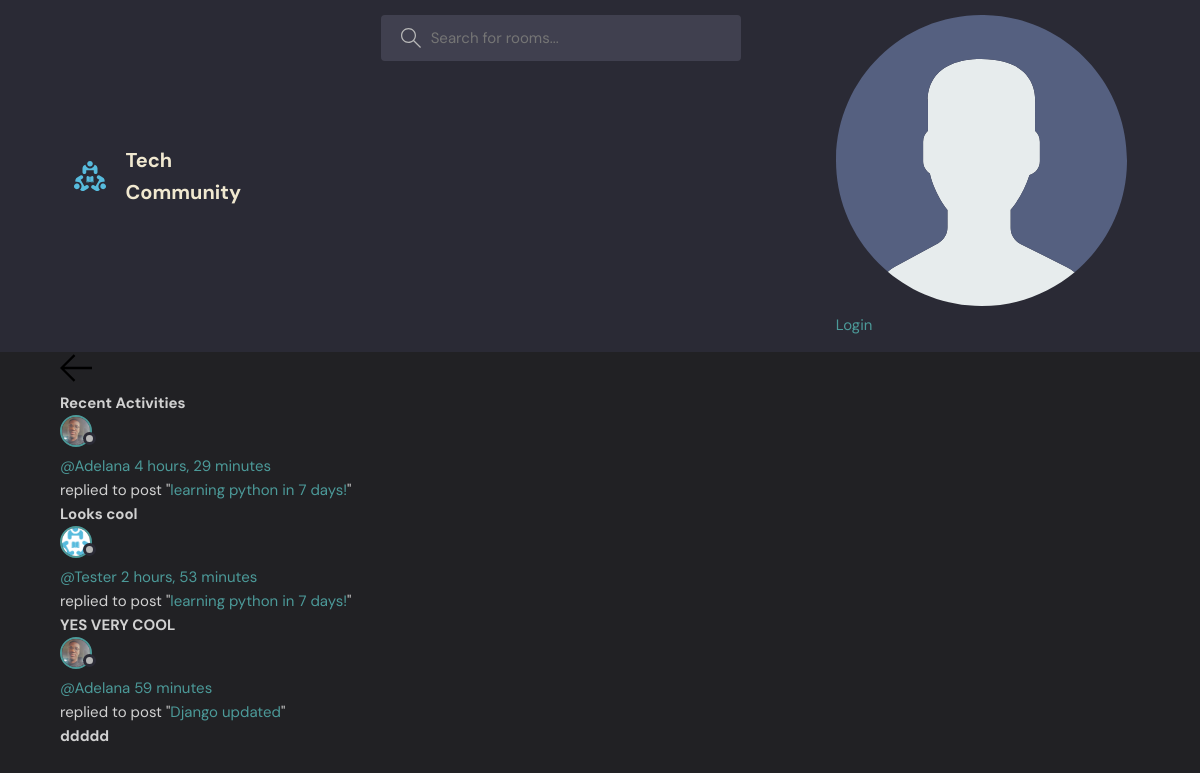
The page /activity/ on the database its author committed.
### base/models.py (models this page shows, shortened)
class Message(models.Model):
    user =  models.ForeignKey(User, on_delete=models.CASCADE)
    room = models.ForeignKey(Room, on_delete=models.CASCADE)
    body = models.TextField()
    updated = models.DateTimeField(auto_now = True)
    created = models.DateTimeField(auto_now_add=True)

class User(AbstractUser):
    name= models.CharField(max_length=200, null=True)
    email = models.EmailField(unique=True  ,null=True)
    bio = models.TextField(null=True)
    avatar= models.ImageField(null = True, default = "avatar.svg")
    USERNAME_FIELD = 'email'
    REQUIRED_FIELDS = []

class Room(models.Model):
    host = models.ForeignKey(User, on_delete=models.CASCADE, null = True)
    topic =models.ForeignKey(Topic, on_delete=models.SET_NULL, null = True)
    name = models.CharField(max_length=200)
    description = models.TextField(null = True, blank = True)
    participants = models.ManyToManyField(User, related_name='participants', blank = True)
    updated = models.DateTimeField(auto_now = True)
    created = models.DateTimeField(auto_now_add=True)
    class Meta:
        ordering = ['-updated', '-created']

### base/views.py (the view)
# urls.py: path('activity/', views.activityPage, name='activity'),
def activityPage(request):
    room_messages = Message.objects.all()
    context={'room_messages':room_messages}
    return render(request, 'activity.html', context  )

### template/activity.html (shortened to what this page needs)
{% extends 'main.html'%}
{% block content  %}
    <main class="layout">
      <div class="container">
        <div class="layout__box">
          <div class="layout__boxHeader">
            <div class="layout__boxTitle">
              <a href="{% url 'home' %}">
                <svg version="1.1" xmlns="http://www.w3.org/2000/svg" width="32" height="32" viewBox="0 0 32 32">
                  <title>arrow-left</title>
                  <path
                    d="M13.723 2.286l-13.723 13.714 13.719 13.714 1.616-1.611-10.96-10.96h27.625v-2.286h-27.625l10.965-10.965-1.616-1.607z"
                  ></path>
                </svg>
              </a>
              <h3>Recent Activities</h3>
            </div>
          </div>
          <div class="activities-page layout__body">
            {% for message in room_messages %}
        <div class="activities__box">
            <div class="activities__boxHeader roomListRoom__header">
                <a href="{% url 'user-profile' message.user.id %}" class="roomListRoom__author">
                    <div class="avatar avatar--small">
                        <img src="{{message.user.avatar.url}}" />
                    </div>
                    <p>
                        @{{ message.user.username }}
                        <span>{{ message.created|timesince }}</span>
                    </p>
                </a>
            </div>
            <div class="activities_boxContent">
                <p>replied to post "<a href="{% url 'room' message.room.id %}">{{ message.room.name }}</a>"</p>
                <div class="activities_boxRoomContent">
                    <strong>{{ message.body }}</strong>
                </div>
            </div>
        </div>
    {% endfor %}
          </div>
        </div>
      </div>
    </main>
{% endblock content %}

### static/styles/style.css (style rules this page uses)
:root { --color-main: #4C9A99; --color-main-light: #A0D1CF; --color-dark: #2A2A35; --color-dark-medium: #40404F; --color-dark-light: #5C5C72; --color-light: #F0E8D0; --color-gray: #B8B8B8; --color-light-gray: #D1D1D1; --color-bg: #212124; --color-success: #73B7A1; --color-error: #FF6B6B; }
* { font-family: "DM Sans", -apple-system, BlinkMacSystemFont, "Segoe UI", Roboto, Oxygen, Ubuntu, Cantarell, "Open Sans", "Helvetica Neue", sans-serif; margin: 0; padding: 0; box-sizing: border-box; text-rendering: optimizeLegibility; font-size: inherit; }
html { font-size: 56.25%; }
@media only screen and (min-width: 1200px) { html { font-size: 62.5%; } }
body { line-height: 1.6; font-weight: 400; font-size: 1.5rem; color: var(--color-light-gray); background-color: var(--color-bg); min-height: 100vh; }
img { width: 100%; }
a { display: inline-block; color: var(--color-main); text-decoration: none; }
.container { max-width: 120rem; width: 90%; margin: auto; }
.avatar { position: relative; display: inline-block; border-radius: 50%; border: 2px solid var(--color-main); }
.avatar img { display: block; border-radius: 50%; object-fit: cover; object-position: center; }
.avatar::after { content: ""; display: block; position: absolute; background-color: var(--color-gray); z-index: 111; border-radius: 50%; border: 0.3rem solid var(--color-dark); }
.avatar.avatar--small img { width: 2.8rem; height: 2.8rem; }
.avatar.avatar--small:after { width: 0.7rem; height: 0.7rem; bottom: 0px; right: -6px; }

### rows shown on the page
Message: user.avatar (picture), user.username "Adelana", created "4 hours, 29 minutes", room.name "learning python in 7 days!", body "Looks cool"
Message: user.avatar (picture), user.username "Tester", created "2 hours, 53 minutes", room.name "learning python in 7 days!", body "YES VERY COOL"
Message: user.avatar (picture), user.username "Adelana", created "59 minutes", room.name "Django updated", body "ddddd"
